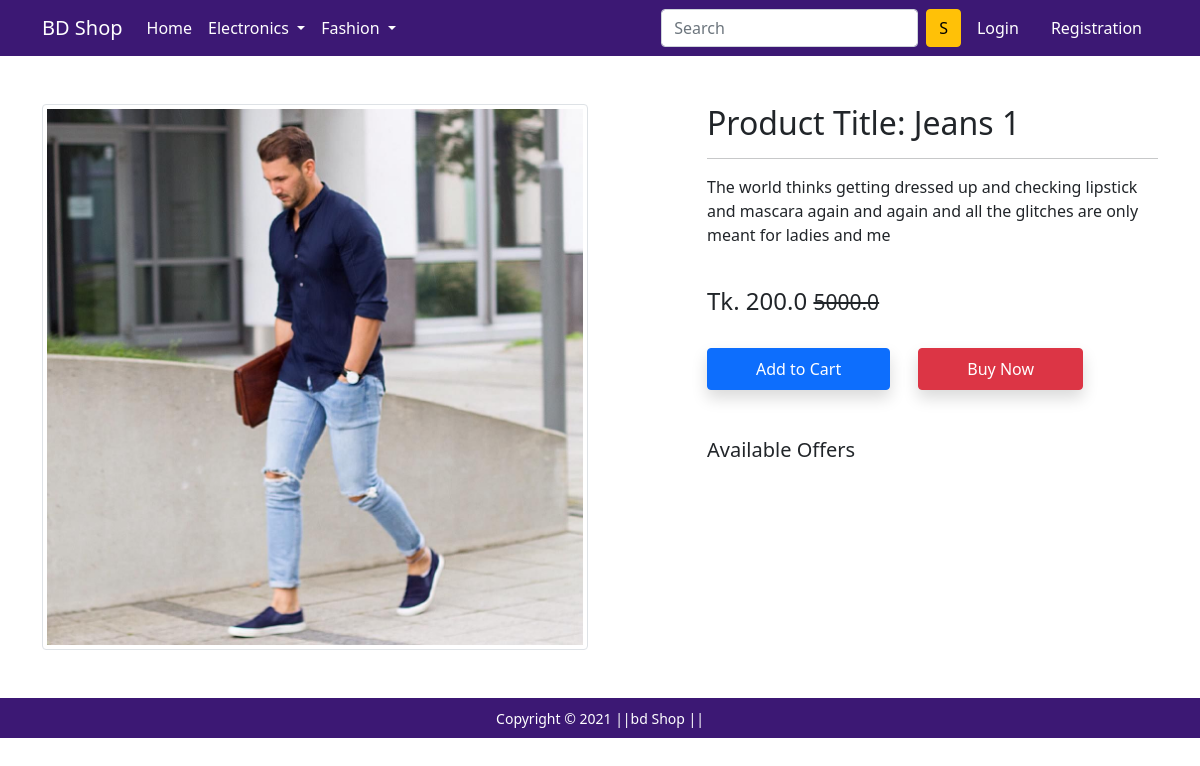
Screenshot of /product-detail/1 with the database file from the repository.
### app/models.py (models this page shows)
class Product(models.Model):
    title = models.CharField(max_length=100)
    selling_price = models.FloatField()
    discount_price = models.FloatField()
    description = models.TextField()
    brand = models.CharField(max_length=100)
    category = models.CharField(choices= CATEGORY_CHOICES,max_length=2)
    product_image = models.ImageField(upload_to = 'productimg')

### app/views.py (the view)
# urls.py: path('product-detail/<int:pk>', views.ProductDetailView.as_view(), name='product-detail'),
class ProductDetailView(View):
    def get(self,request,pk):
        product = Product.objects.get(pk=pk)
        item_already_in_cart = False
        if request.user.is_authenticated:
            item_already_in_cart = Cart.objects.filter(Q(product = product))
        return render(request, 'app/productdetail.html',
        {'product':product,'item_already_in_cart':item_already_in_cart})

### app/templates/app/productdetail.html (shortened to what this page needs)
{% extends 'app/base.html' %}
{% load static %}
{% block main-content %}
<div class="container my-5">
 <div class="row">
  <div class="col-sm-6 text-center align-self-center">
   <img src="{{product.product_image.url}}" alt="" class="img-fluid img-thumbnail">
  </div>
  <div class="col-sm-5 offset-sm-1">
   <h2>Product Title: {{product.title}}</h2>
   <hr>
   <p>{{product.description}}</p> <br>
   <h4>Tk. {{product.discount_price}} <small class="fw-light text-decoration-line-through">{{product.selling_price}}</small></h4> <br>
   {% if not request.user.is_authenticated %}
   <form action="/add-to-cart" class="d-inline">
    <button type="submit" class="btn btn-primary shadow px-5 py-2">Add to Cart</button>
   </form>
   {% endif %}
   <a href="{% url 'checkout' %}" class="btn btn-danger shadow px-5 py-2 ms-4">Buy Now</a>
   <h5 class="mt-5">Available Offers</h5>
  </div>
 </div>
</div>
{% endblock main-content %}

### rows the page displays
Product: product_image (picture), title "Jeans 1", description "The world thinks getting dressed up and checking lipstick and mascara again and again and all the glitches are only meant for ladies and me", discount_price "200.0", selling_price "5000.0"
